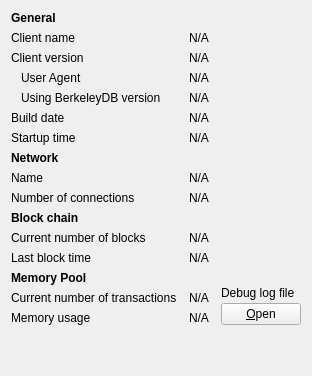
     <widget class="QWidget" name="tab_info">
      <attribute name="title">
       <string>&amp;Information</string>
      </attribute>
      <layout class="QGridLayout" name="gridLayout" columnstretch="0,1,0">
       <property name="horizontalSpacing">
        <number>12</number>
       </property>
       <item row="0" column="0">
        <widget class="QLabel" name="label_9">
         <property name="font">
          <font>
           <weight>75</weight>
           <bold>true</bold>
          </font>
         </property>
         <property name="text">
          <string>General</string>
         </property>
        </widget>
       </item>
       <item row="1" column="0">
        <widget class="QLabel" name="label_5">
         <property name="text">
          <string>Client name</string>
         </property>
        </widget>
       </item>
       <item row="1" column="1" colspan="2">
        <widget class="QLabel" name="clientName">
         <property name="cursor">
          <cursorShape>IBeamCursor</cursorShape>
         </property>
         <property name="text">
          <string>N/A</string>
         </property>
         <property name="textFormat">
          <enum>Qt::PlainText</enum>
         </property>
         <property name="textInteractionFlags">
          <set>Qt::LinksAccessibleByMouse|Qt::TextSelectableByKeyboard|Qt::TextSelectableByMouse</set>
         </property>
        </widget>
       </item>
       <item row="2" column="0">
        <widget class="QLabel" name="label_6">
         <property name="text">
          <string>Client version</string>
         </property>
        </widget>
       </item>
       <item row="2" column="1" colspan="2">
        <widget class="QLabel" name="clientVersion">
         <property name="cursor">
          <cursorShape>IBeamCursor</cursorShape>
         </property>
         <property name="text">
          <string>N/A</string>
         </property>
         <property name="textFormat">
          <enum>Qt::PlainText</enum>
         </property>
         <property name="textInteractionFlags">
          <set>Qt::LinksAccessibleByMouse|Qt::TextSelectableByKeyboard|Qt::TextSelectableByMouse</set>
         </property>
        </widget>
       </item>
       <item row="3" column="0">
        <widget class="QLabel" name="labelClientUserAgent">
         <property name="text">
          <string>User Agent</string>
         </property>
         <property name="indent">
          <number>10</number>
         </property>
        </widget>
       </item>
       <item row="3" column="1" colspan="2">
        <widget class="QLabel" name="clientUserAgent">
         <property name="cursor">
          <cursorShape>IBeamCursor</cursorShape>
         </property>
         <property name="text">
          <string>N/A</string>
         </property>
         <property name="textFormat">
          <enum>Qt::PlainText</enum>
         </property>
         <property name="textInteractionFlags">
          <set>Qt::LinksAccessibleByMouse|Qt::TextSelectableByKeyboard|Qt::TextSelectableByMouse</set>
         </property>
        </widget>
       </item>
       <item row="4" column="0">
        <widget class="QLabel" name="label_berkeleyDBVersion">
         <property name="text">
          <string>Using BerkeleyDB version</string>
         </property>
         <property name="indent">
          <number>10</number>
         </property>
        </widget>
       </item>
       <item row="4" column="1" colspan="2">
        <widget class="QLabel" name="berkeleyDBVersion">
         <property name="cursor">
          <cursorShape>IBeamCursor</cursorShape>
         </property>
         <property name="text">
          <string>N/A</string>
         </property>
         <property name="textFormat">
          <enum>Qt::PlainText</enum>
         </property>
         <property name="textInteractionFlags">
          <set>Qt::LinksAccessibleByMouse|Qt::TextSelectableByKeyboard|Qt::TextSelectableByMouse</set>
         </property>
        </widget>
       </item>
       <item row="5" column="0">
        <widget class="QLabel" name="label_12">
         <property name="text">
          <string>Build date</string>
         </property>
        </widget>
       </item>
       <item row="5" column="1" colspan="2">
        <widget class="QLabel" name="buildDate">
         <property name="cursor">
          <cursorShape>IBeamCursor</cursorShape>
         </property>
         <property name="text">
          <string>N/A</string>
         </property>
         <property name="textFormat">
          <enum>Qt::PlainText</enum>
         </property>
         <property name="textInteractionFlags">
          <set>Qt::LinksAccessibleByMouse|Qt::TextSelectableByKeyboard|Qt::TextSelectableByMouse</set>
         </property>
        </widget>
       </item>
       <item row="6" column="0">
        <widget class="QLabel" name="label_13">
         <property name="text">
          <string>Startup time</string>
         </property>
        </widget>
       </item>
       <item row="6" column="1" colspan="2">
        <widget class="QLabel" name="startupTime">
         <property name="cursor">
          <cursorShape>IBeamCursor</cursorShape>
         </property>
         <property name="text">
          <string>N/A</string>
         </property>
         <property name="textFormat">
          <enum>Qt::PlainText</enum>
         </property>
         <property name="textInteractionFlags">
          <set>Qt::LinksAccessibleByMouse|Qt::TextSelectableByKeyboard|Qt::TextSelectableByMouse</set>
         </property>
        </widget>
       </item>
       <item row="7" column="0">
           <widget class="QLabel" name="labelNetwork">
               <property name="font">
                   <font>
                       <weight>75</weight>
                       <bold>true</bold>
                   </font>
               </property>
               <property name="text">
                   <string>Network</string>
               </property>
           </widget>
       </item>
       <item row="8" column="0">
        <widget class="QLabel" name="label_8">
         <property name="text">
          <string>Name</string>
         </property>
        </widget>
       </item>
       <item row="8" column="1" colspan="2">
        <widget class="QLabel" name="networkName">
         <property name="cursor">
          <cursorShape>IBeamCursor</cursorShape>
         </property>
         <property name="text">
          <string>N/A</string>
         </property>
         <property name="textFormat">
          <enum>Qt::PlainText</enum>
         </property>
         <property name="textInteractionFlags">
          <set>Qt::LinksAccessibleByMouse|Qt::TextSelectableByKeyboard|Qt::TextSelectableByMouse</set>
         </property>
        </widget>
       </item>
       <item row="9" column="0">
        <widget class="QLabel" name="label_7">
         <property name="text">
          <string>Number of connections</string>
         </property>
        </widget>
       </item>
       <item row="9" column="1" colspan="2">
        <widget class="QLabel" name="numberOfConnections">
         <property name="cursor">
          <cursorShape>IBeamCursor</cursorShape>
         </property>
         <property name="text">
          <string>N/A</string>
         </property>
         <property name="textFormat">
          <enum>Qt::PlainText</enum>
         </property>
         <property name="textInteractionFlags">
          <set>Qt::LinksAccessibleByMouse|Qt::TextSelectableByKeyboard|Qt::TextSelectableByMouse</set>
         </property>
        </widget>
       </item>
       <item row="10" column="0">
        <widget class="QLabel" name="label_10">
         <property name="font">
          <font>
           <weight>75</weight>
           <bold>true</bold>
          </font>
         </property>
         <property name="text">
          <string>Block chain</string>
         </property>
        </widget>
       </item>
       <item row="11" column="0">
        <widget class="QLabel" name="label_3">
         <property name="text">
          <string>Current number of blocks</string>
         </property>
        </widget>
       </item>
       <item row="11" column="1" colspan="2">
        <widget class="QLabel" name="numberOfBlocks">
         <property name="cursor">
          <cursorShape>IBeamCursor</cursorShape>
         </property>
         <property name="text">
          <string>N/A</string>
         </property>
         <property name="textFormat">
          <enum>Qt::PlainText</enum>
         </property>
         <property name="textInteractionFlags">
          <set>Qt::LinksAccessibleByMouse|Qt::TextSelectableByKeyboard|Qt::TextSelectableByMouse</set>
         </property>
        </widget>
       </item>
       <item row="12" column="0">
        <widget class="QLabel" name="labelLastBlockTime">
         <property name="text">
          <string>Last block time</string>
         </property>
        </widget>
       </item>
       <item row="12" column="1" colspan="2">
        <widget class="QLabel" name="lastBlockTime">
         <property name="cursor">
          <cursorShape>IBeamCursor</cursorShape>
         </property>
         <property name="text">
          <string>N/A</string>
         </property>
         <property name="textFormat">
          <enum>Qt::PlainText</enum>
         </property>
         <property name="textInteractionFlags">
          <set>Qt::LinksAccessibleByMouse|Qt::TextSelectableByKeyboard|Qt::TextSelectableByMouse</set>
         </property>
        </widget>
       </item>
       <item row="13" column="0">
        <widget class="QLabel" name="labelMempoolTitle">
         <property name="font">
          <font>
           <weight>75</weight>
           <bold>true</bold>
          </font>
         </property>
         <property name="text">
          <string>Memory Pool</string>
         </property>
        </widget>
       </item>
       <item row="14" column="0">
        <widget class="QLabel" name="labelNumberOfTransactions">
         <property name="text">
          <string>Current number of transactions</string>
         </property>
        </widget>
       </item>
       <item row="14" column="1">
        <widget class="QLabel" name="mempoolNumberTxs">
         <property name="cursor">
          <cursorShape>IBeamCursor</cursorShape>
         </property>
         <property name="text">
          <string>N/A</string>
         </property>
         <property name="textFormat">
          <enum>Qt::PlainText</enum>
         </property>
         <property name="textInteractionFlags">
          <set>Qt::LinksAccessibleByMouse|Qt::TextSelectableByKeyboard|Qt::TextSelectableByMouse</set>
         </property>
        </widget>
       </item>
       <item row="15" column="0">
        <widget class="QLabel" name="labelMemoryUsage">
         <property name="text">
          <string>Memory usage</string>
         </property>
        </widget>
       </item>
       <item row="15" column="1">
        <widget class="QLabel" name="mempoolSize">
         <property name="cursor">
          <cursorShape>IBeamCursor</cursorShape>
         </property>
         <property name="text">
          <string>N/A</string>
         </property>
         <property name="textFormat">
          <enum>Qt::PlainText</enum>
         </property>
         <property name="textInteractionFlags">
          <set>Qt::LinksAccessibleByMouse|Qt::TextSelectableByKeyboard|Qt::TextSelectableByMouse</set>
         </property>
        </widget>
       </item>
       <item row="13" column="2" rowspan="3">
        <layout class="QVBoxLayout" name="verticalLayoutDebugButton">
         <property name="spacing">
          <number>3</number>
         </property>
         <item>
          <spacer name="verticalSpacer_2">
           <property name="orientation">
            <enum>Qt::Vertical</enum>
           </property>
           <property name="sizeHint" stdset="0">
            <size>
             <width>10</width>
             <height>5</height>
            </size>
           </property>
          </spacer>
         </item>
         <item>
          <widget class="QLabel" name="labelDebugLogfile">
           <property name="text">
            <string>Debug log file</string>
           </property>
          </widget>
         </item>
         <item>
          <widget class="QPushButton" name="openDebugLogfileButton">
           <property name="toolTip">
            <string>Open the Mashhadbit Core debug log file from the current data directory. This can take a few seconds for large log files.</string>
           </property>
           <property name="text">
            <string>&amp;Open</string>
           </property>
           <property name="autoDefault">
            <bool>false</bool>
           </property>
          </widget>
         </item>
        </layout>
       </item>
       <item row="16" column="0">
        <spacer name="verticalSpacer">
         <property name="orientation">
          <enum>Qt::Vertical</enum>
         </property>
         <property name="sizeHint" stdset="0">
          <size>
           <width>20</width>
           <height>40</height>
          </size>
         </property>
        </spacer>
       </item>
      </layout>
     </widget>
